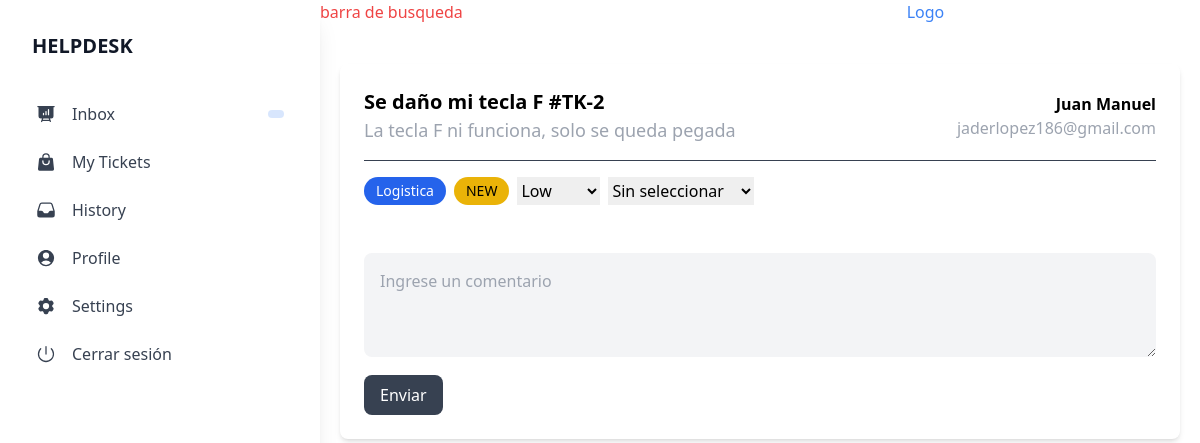
The app's page /Home/Ticket/2/ (signed in) with its own data.
### AgentDesk/models.py (models this page shows, shortened)
class tickets(models.Model):
    STATE_CHOICES = [
        ('NEW', 'Nuevo'),
        ('IN_PROGRESS', 'En progreso'),
        ('RESOLVED', 'Resuelto'),
        ('CLOSED', 'Cerrado'),
    ]
    PRIORITY_CHOICES = [
        ('LOW', 'Low'),
        ('MEDIUM', 'Medium'),
        ('HIGH', 'High'),
    ]
    title = models.CharField(verbose_name="title",max_length=50,null=False,blank=False)
    description = models.TextField(verbose_name="Descriptios",max_length=500)
    client = models.CharField(verbose_name="Client",max_length=30)
    email = models.CharField(verbose_name="Email",max_length=50)
    contact = models.CharField(verbose_name="Phone",max_length=30)
    priority = models.CharField(
        verbose_name="Priority",
        max_length=50,
        choices=PRIORITY_CHOICES,
        default='LOW'
        )
    date = models.DateTimeField(auto_now_add=True,verbose_name="Date")
    area = models.CharField(verbose_name="Area",max_length=70,null=False)
    created_by = models.ForeignKey(User,on_delete=models.CASCADE,related_name='tickets_created',null=True, blank=True)
    assigned_to = models.ForeignKey(User,on_delete=models.CASCADE,related_name='tickets_assigned', null=True, blank=True,default='Sin agente')
    type_error = models.ForeignKey(teams,on_delete=models.CASCADE,verbose_name="Tipo de error",max_length=30)
    state = models.CharField(
        verbose_name="State",
        max_length=20,
        choices=STATE_CHOICES,
        default='NEW'
    )
    class Meta:
        db_table = "Tickets"
        verbose_name ="Ticket"
        verbose_name_plural = "Tickets"

### AgentDesk/views.py (the view)
# urls.py: path('Home/Ticket/<int:ticket_id>/',TicketsView,name="detailTicket"),
@login_required(login_url='/')
def TicketsView(request,ticket_id):
    ticket = get_object_or_404(tickets,id=ticket_id)
    commentq = comment.objects.filter(ticket=ticket)
    users = profile.objects.filter(id_team=ticket.type_error)
    if request.method == 'POST':
        form = commentForm(request.POST)
        if form.is_valid():
            comentario = form.save(commit=False)  # No lo guardes aún
            comentario.ticket = ticket  # Asigna el ticket al comentario
            comentario.save()  # Ahora sí, guárdalo
            return redirect(request.path)  # Recarga la página para ver el comentario agregado
    else :
            form = commentForm()
            return render(request, 'pages/detailTicket.html',{'ticket':ticket,
                                                        'commentq' : commentq,
                                                        'form':form,
                                                        'users':users,
                                                        'prioritis' : tickets.PRIORITY_CHOICES
                                                  })

### AgentDesk/forms.py
class commentForm(forms.ModelForm):
    class Meta:
        model = comment
        fields  = ['coment']
        widgets = {
            'coment': forms.Textarea(attrs={
                'class': 'w-full p-4 bg-gray-100 rounded-lg focus:outline-none focus:ring-2 focus:ring-blue-500',
                'rows':3,
                'placeholder': 'Ingrese un comentario'
            }),
        }

### AgentDesk/templates/pages/detailTicket.html (shortened to what this page needs)
{% extends 'base.html' %} {% block content %}
<div class="max-w-full mx-5 mt-10 p-6 rounded-lg shadow-md">
  <div class="flex justify-between items-center border-b border-gray-700 pb-4">
    <div>
      <h1 class="text-xl font-bold">{{ticket.title}} #TK-{{ticket.id}}</h1>
      <p class="text-lg text-gray-400">{{ticket.description}}</p>
    </div>
    <div class="text-right">
      <p class="font-bold">{{ticket.client}}</p>
      <p class="text-gray-400">{{ticket.email}}</p>
    </div>
  </div>
  <div class="flex gap-2 mt-4">
    <span class="bg-blue-600 text-white text-sm px-3 py-1 rounded-full"
      >{{ticket.area}}</span
    >
    <span class="bg-yellow-500 text-black text-sm px-3 py-1 rounded-full"
      >{{ticket.state}}</span
    >
    <select name="priority" id="priority">
      {% for value, label in prioritis %}
          <option value="{{ value }}" {% if ticket.priority == value %}selected{% endif %}>
              {{ label }}
          </option>
      {% endfor %}
    </select>
    <select name="Usuario" id="usuario">
      <option value="" {% if not ticket.assigned_to %}selected{% endif %} disabled>Sin seleccionar</option>
    </select>
  </div>
  <form method="POST">
    <div class="mt-6">
      <div class="justify-between items-center mt-4">
        {{form.coment}}
        <button
          type="submit"
          class="bg-gray-700 text-white px-4 py-2 mt-3 rounded-lg hover:bg-blue-700"
        >
          Enviar
        </button>
      </div>
    </div>
  </form>
</div>
{% endblock %}

### AgentDesk/static/main.css (style rules this page uses)
html, :host { line-height: 1.5; -webkit-text-size-adjust: 100%; -moz-tab-size: 4; -o-tab-size: 4; tab-size: 4; font-family: ui-sans-serif, system-ui, sans-serif, "Apple Color Emoji", "Segoe UI Emoji", "Segoe UI Symbol", "Noto Color Emoji"; font-feature-settings: normal; font-variation-settings: normal; -webkit-tap-highlight-color: transparent; }
body { margin: 0; line-height: inherit; }
h1, h2, h3, h4, h5, h6 { font-size: inherit; font-weight: inherit; }
button, input, optgroup, select, textarea { font-family: inherit; font-feature-settings: inherit; font-variation-settings: inherit; font-size: 100%; font-weight: inherit; line-height: inherit; letter-spacing: inherit; color: inherit; margin: 0; padding: 0; }
button, select { text-transform: none; }
button, input:where([type='button']), input:where([type='reset']), input:where([type='submit']) { -webkit-appearance: button; background-color: transparent; background-image: none; }
blockquote, dl, dd, h1, h2, h3, h4, h5, h6, hr, figure, p, pre { margin: 0; }
textarea { resize: vertical; }
input::placeholder, textarea::placeholder { opacity: 1; color: #9ca3af; }
button, [role="button"] { cursor: pointer; }
:disabled { cursor: default; }
.mx-5 { margin-left: 1.25rem; margin-right: 1.25rem; }
.mt-10 { margin-top: 2.5rem; }
.mt-4 { margin-top: 1rem; }
.mt-6 { margin-top: 1.5rem; }
.mt-3 { margin-top: 0.75rem; }
.flex { display: flex; }
.w-full { width: 100%; }
.max-w-full { max-width: 100%; }
.items-center { align-items: center; }
.justify-between { justify-content: space-between; }
.gap-2 { gap: 0.5rem; }
.rounded-full { border-radius: 9999px; }
.rounded-lg { border-radius: 0.5rem; }
.border-b { border-bottom-width: 1px; }
.border-gray-700 { --tw-border-opacity: 1; border-color: rgb(55 65 81 / var(--tw-border-opacity, 1)); }
.bg-blue-600 { --tw-bg-opacity: 1; background-color: rgb(37 99 235 / var(--tw-bg-opacity, 1)); }
.bg-gray-100 { --tw-bg-opacity: 1; background-color: rgb(243 244 246 / var(--tw-bg-opacity, 1)); }
.bg-yellow-500 { --tw-bg-opacity: 1; background-color: rgb(234 179 8 / var(--tw-bg-opacity, 1)); }
.bg-gray-700 { --tw-bg-opacity: 1; background-color: rgb(55 65 81 / var(--tw-bg-opacity, 1)); }
.p-4 { padding: 1rem; }
.p-6 { padding: 1.5rem; }
.px-3 { padding-left: 0.75rem; padding-right: 0.75rem; }
.px-4 { padding-left: 1rem; padding-right: 1rem; }
.py-1 { padding-top: 0.25rem; padding-bottom: 0.25rem; }
.py-2 { padding-top: 0.5rem; padding-bottom: 0.5rem; }
.pb-4 { padding-bottom: 1rem; }
.text-right { text-align: right; }
.text-lg { font-size: 1.125rem; line-height: 1.75rem; }
.text-sm { font-size: 0.875rem; line-height: 1.25rem; }
.text-xl { font-size: 1.25rem; line-height: 1.75rem; }
.font-bold { font-weight: 700; }
.text-black { --tw-text-opacity: 1; color: rgb(0 0 0 / var(--tw-text-opacity, 1)); }
.text-gray-400 { --tw-text-opacity: 1; color: rgb(156 163 175 / var(--tw-text-opacity, 1)); }
.text-white { --tw-text-opacity: 1; color: rgb(255 255 255 / var(--tw-text-opacity, 1)); }
.shadow-md { --tw-shadow: 0 4px 6px -1px rgb(0 0 0 / 0.1), 0 2px 4px -2px rgb(0 0 0 / 0.1); --tw-shadow-colored: 0 4px 6px -1px var(--tw-shadow-color), 0 2px 4px -2px var(--tw-shadow-color); box-shadow: var(--tw-ring-offset-shadow, 0 0 #0000), var(--tw-ring-shadow, 0 0 #0000), var(--tw-shadow); }

### records on screen
tickets: title "Se daño mi tecla F", id "2", description "La tecla F ni funciona, solo se queda pegada", client "Juan Manuel", email "jaderlopez186@gmail.com", area "Logistica", state "NEW", priority "Low", Usuario "Sin seleccionar"
